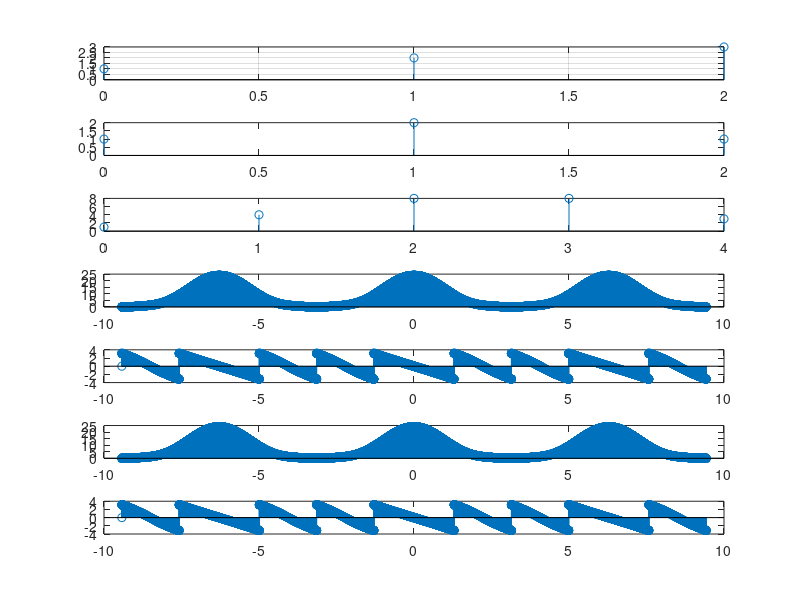

This chart was generated by the following MATLAB code:
n = 0:100;
w = -3*pi:0.001:3*pi;

x = [1,2,3];
h = [1,2,1];

y = conv(x,h);

n1=0:length(x)-1;
n2=0:length(h)-1;
n3=0:length(y)-1;

xw = exp(-1j*w'*n1)*x';
hw = exp(-1j*w'*n2)*h';
yw = exp(-1j*w'*n3)*y';

y1 = xw.*hw;
M  = abs(yw);
P  = angle(yw);

M1 = abs(y1);
P1 = angle(y1);

subplot(7,1,1);
stem(n1,x);
grid on;

subplot(7,1,2);
stem(n2,h);

subplot(7,1,3);
stem(n3,y);

subplot(7,1,4);
stem(w,M);

subplot(7,1,5);
stem(w,P);

subplot(7,1,6);
stem(w,M1);

subplot(7,1,7);
stem(w,P1);